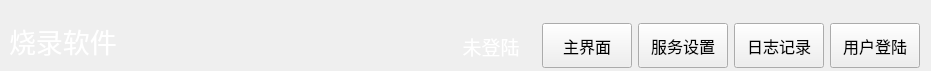
<?xml version="1.0" encoding="UTF-8"?>
<ui version="4.0">
 <class>NavBarWid</class>
 <widget class="QWidget" name="NavBarWid">
  <property name="geometry">
   <rect>
    <x>0</x>
    <y>0</y>
    <width>931</width>
    <height>71</height>
   </rect>
  </property>
  <property name="windowTitle">
   <string>Form</string>
  </property>
  <layout class="QGridLayout" name="gridLayout">
   <property name="leftMargin">
    <number>9</number>
   </property>
   <property name="topMargin">
    <number>21</number>
   </property>
   <property name="bottomMargin">
    <number>0</number>
   </property>
   <item row="0" column="0">
    <widget class="QLabel" name="label">
     <property name="minimumSize">
      <size>
       <width>0</width>
       <height>50</height>
      </size>
     </property>
     <property name="font">
      <font>
       <family>微软雅黑</family>
       <pointsize>20</pointsize>
      </font>
     </property>
     <property name="styleSheet">
      <string notr="true">color: rgb(255, 255, 255);</string>
     </property>
     <property name="text">
      <string>烧录软件</string>
     </property>
     <property name="alignment">
      <set>Qt::AlignLeading|Qt::AlignLeft|Qt::AlignTop</set>
     </property>
    </widget>
   </item>
   <item row="0" column="2">
    <widget class="QLabel" name="userLab">
     <property name="minimumSize">
      <size>
       <width>90</width>
       <height>0</height>
      </size>
     </property>
     <property name="font">
      <font>
       <family>微软雅黑</family>
       <pointsize>14</pointsize>
      </font>
     </property>
     <property name="contextMenuPolicy">
      <enum>Qt::PreventContextMenu</enum>
     </property>
     <property name="styleSheet">
      <string notr="true">color: rgb(255, 255, 255);</string>
     </property>
     <property name="text">
      <string>未登陆</string>
     </property>
     <property name="alignment">
      <set>Qt::AlignCenter</set>
     </property>
    </widget>
   </item>
   <item row="0" column="1">
    <spacer name="horizontalSpacer">
     <property name="orientation">
      <enum>Qt::Horizontal</enum>
     </property>
     <property name="sizeHint" stdset="0">
      <size>
       <width>52</width>
       <height>20</height>
      </size>
     </property>
    </spacer>
   </item>
   <item row="0" column="6">
    <widget class="QPushButton" name="loginBtn">
     <property name="minimumSize">
      <size>
       <width>90</width>
       <height>0</height>
      </size>
     </property>
     <property name="maximumSize">
      <size>
       <width>230</width>
       <height>45</height>
      </size>
     </property>
     <property name="font">
      <font>
       <family>微软雅黑</family>
       <pointsize>12</pointsize>
      </font>
     </property>
     <property name="text">
      <string>用户登陆</string>
     </property>
    </widget>
   </item>
   <item row="0" column="3">
    <widget class="QPushButton" name="homeBtn">
     <property name="minimumSize">
      <size>
       <width>90</width>
       <height>0</height>
      </size>
     </property>
     <property name="maximumSize">
      <size>
       <width>230</width>
       <height>45</height>
      </size>
     </property>
     <property name="font">
      <font>
       <family>微软雅黑</family>
       <pointsize>12</pointsize>
      </font>
     </property>
     <property name="text">
      <string>主界面</string>
     </property>
    </widget>
   </item>
   <item row="0" column="4">
    <widget class="QPushButton" name="setBtn">
     <property name="minimumSize">
      <size>
       <width>90</width>
       <height>0</height>
      </size>
     </property>
     <property name="maximumSize">
      <size>
       <width>230</width>
       <height>45</height>
      </size>
     </property>
     <property name="font">
      <font>
       <family>微软雅黑</family>
       <pointsize>12</pointsize>
      </font>
     </property>
     <property name="text">
      <string>服务设置</string>
     </property>
    </widget>
   </item>
   <item row="0" column="5">
    <widget class="QPushButton" name="logBtn">
     <property name="minimumSize">
      <size>
       <width>90</width>
       <height>0</height>
      </size>
     </property>
     <property name="maximumSize">
      <size>
       <width>230</width>
       <height>45</height>
      </size>
     </property>
     <property name="font">
      <font>
       <family>微软雅黑</family>
       <pointsize>12</pointsize>
      </font>
     </property>
     <property name="text">
      <string>日志记录</string>
     </property>
    </widget>
   </item>
  </layout>
 </widget>
 <resources/>
 <connections/>
</ui>
